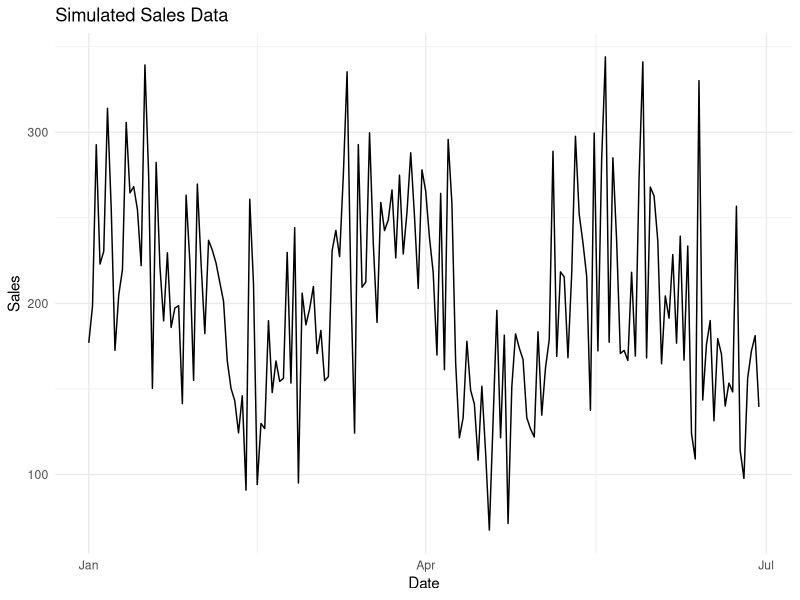

Recreate this plot in R. (Note: this script raises an error after producing the figure.)
library(forecast)
library(tseries)
library(ggplot2)

set.seed(123)
sales_data <- data.frame(
  date = seq.Date(from = as.Date('2022-01-01'), by = 'day', length.out = 180),
  sales = rnorm(180, mean = 200, sd = 50) + sin(1:180/10) * 50
)

ggplot(sales_data, aes(x = date, y = sales)) +
  geom_line() +
  ggtitle("Simulated Sales Data") +
  xlab("Date") +
  ylab("Sales") +
  theme_minimal()

sales_ts <- ts(sales_data$sales, frequency = 365)

decomposed_sales <- decompose(sales_ts)
plot(decomposed_sales)

adf_test <- adf.test(sales_ts)
print(adf_test)

if(adf_test$p.value > 0.05) {
  sales_ts <- diff(sales_ts, differences = 1)
}

arima_model <- auto.arima(sales_ts)
forecast_sales <- forecast(arima_model, h = 30)

plot(forecast_sales, main = "Sales Forecast (Next 30 Days)")

seasonal_component <- decomposed_sales$seasonal
ggplot(data = sales_data, aes(x = date, y = seasonal_component)) +
  geom_line() +
  ggtitle("Seasonal Component of Sales") +
  xlab("Date") +
  ylab("Seasonality Effect") +
  theme_minimal()

print(forecast_sales)
